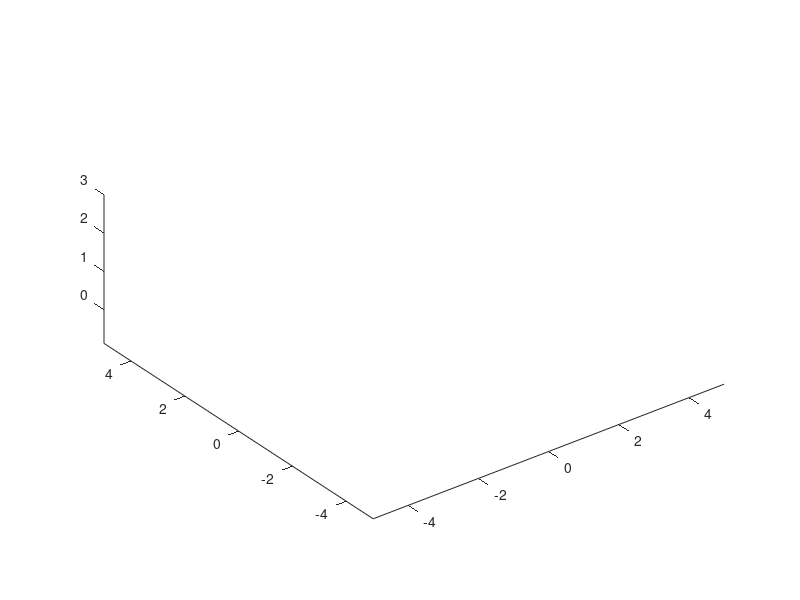

MATLAB code for this plot: (Note: this script raises an error after producing the figure.)
%% Setting the Environment
% Clear the figures & set up the conditions for the environment
clf
camlight
axis equal;
hold on 

% Set the axis and view to isometric
axis([-5, 5, -5, 5, -0.88, 3])
view(3)

% Import the floor/ wallpapers
surf([-5,-5;5,5] ...
      ,[-5,5;-5,5] ...
      ,[-0.88,-0.88;-0.88,-0.88] ...
      ,'CData',imread('Floor.jpg') ...
      ,'FaceColor','texturemap');

surf([-5,5;-5,5] ...
      ,[5,5;5,5] ...
      ,[3,3;-0.88,-0.88] ...
      ,'CData',imread('WallPaperWords.jpg') ...
      ,'FaceColor','texturemap');

% Import the Conveyor
conveyor = Conveyor2(transl(0,0,0));

% Offload bay for putting out stock - fresh cooked meals or juice/ cutlery
offloadBay = OffloadBay(transl(-5,-5,-0.88));
stockBox1 = StockBox(transl(-4.7,-4.8,-0.88));
stockBox2 = StockBox(transl(-2.8,-4.8,-0.88));
stockBox3 = StockBox(transl(1.2,-4.8,-0.88));
stockBox4 = StockBox(transl(3.2,-4.8,-0.88));

% Tray/Meal [Robot 1] Robot Stock
stockTray1 = FullStockTray(transl(-1.2,-5,-0.32));
stockTray2 = FullStockTray(transl(-2.0,-5,-0.32));
stockTray3 = FullStockTray(transl(-2.8,-5,-0.32));
emptyStockTray1 = StockTray(transl(-3.6,-4.8,0));
emptyStockTray2 = StockTray(transl(-4.4,-4.8,0));

% Juice/Cutlery [Robot 2] Robot Stock
stockTray4 = FullStockTray(transl(1.2,-5,-0.32));
stockTray5 = FullStockTray(transl(2.0,-5,-0.32));
stockTray6 = FullStockTray(transl(2.8,-5,-0.32));
emptyStockTray3 = StockTray(transl(3.6,-4.8,0));
emptyStockTray4 = StockTray(transl(4.4,-4.8,0));

% Robot 1 
robotTable1 = RobotTable(transl(-2.7,-1.5,-0.88));
loadConveyor1 = LoadConveyor(transl(-3.6,-2.5,-0.88));

% Robot 2
robotTable2 = RobotTable(transl(0.5,-1.5,-0.88));
loadConveyor2 = LoadConveyor(transl(0.5,-2.5,-0.88));

% Tray Holder
trayStorage = TrayStorage(transl(0.5,-3.5,-0.88));
trayStorage.move((transl(0,0,300))*(rpy2tr(30,10,5)));
%verts = [get(trayStorage,'Vertices'), ones(size(get(trayStorage,'Vertices'),1),1)] * trotz(pi/2);
%set(trayStorage,'Vertices',verts(:,1:3))

%meal1 = PlaceObject('MealBoxVego.PLY',[-2,-2,0]);
%meal2 = PlaceObject('MealBoxVego.PLY',[-2,-2.2,0]);
%meal3 = PlaceObject('MealBoxVego.PLY',[-2,-2.4,0]);
%meal4 = PlaceObject('MealBoxVego.PLY',[-1,-2,0]);
%meal5 = PlaceObject('MealBoxVego.PLY',[-1,-2.2,0]);
%meal6 = PlaceObject('MealBoxMeat.PLY',[-1,-2.4,0]);
%meal7 = PlaceObject('MealBoxMeat.PLY',[-3,-2,0]);
%meal8 = PlaceObject('MealBoxMeat.PLY',[-3,-2.2,0]);
%meal9 = PlaceObject('MealBoxMeat.PLY',[-3,-2.4,0]);

%juice1 = PlaceObject('JuiceBoxBlackcurrent.PLY',[2,-2,0]);
%juice2 = PlaceObject('JuiceBoxBlackcurrent.PLY',[2,-2.2,0]);
%juice3 = PlaceObject('JuiceBoxBlackcurrent.PLY',[2,-2.4,0]);
%juice4 = PlaceObject('JuiceBoxOrange.PLY',[1,-2,0]);
%juice5 = PlaceObject('JuiceBoxOrange.PLY',[1,-2.2,0]);
%juice6 = PlaceObject('JuiceBoxOrange.PLY',[1,-2.4,0]);
%cutlery1 = PlaceObject('Cutlery.PLY',[3,-2,0]);
%cutlery2 = PlaceObject('Cutlery.PLY',[3,-2.3,0]);


